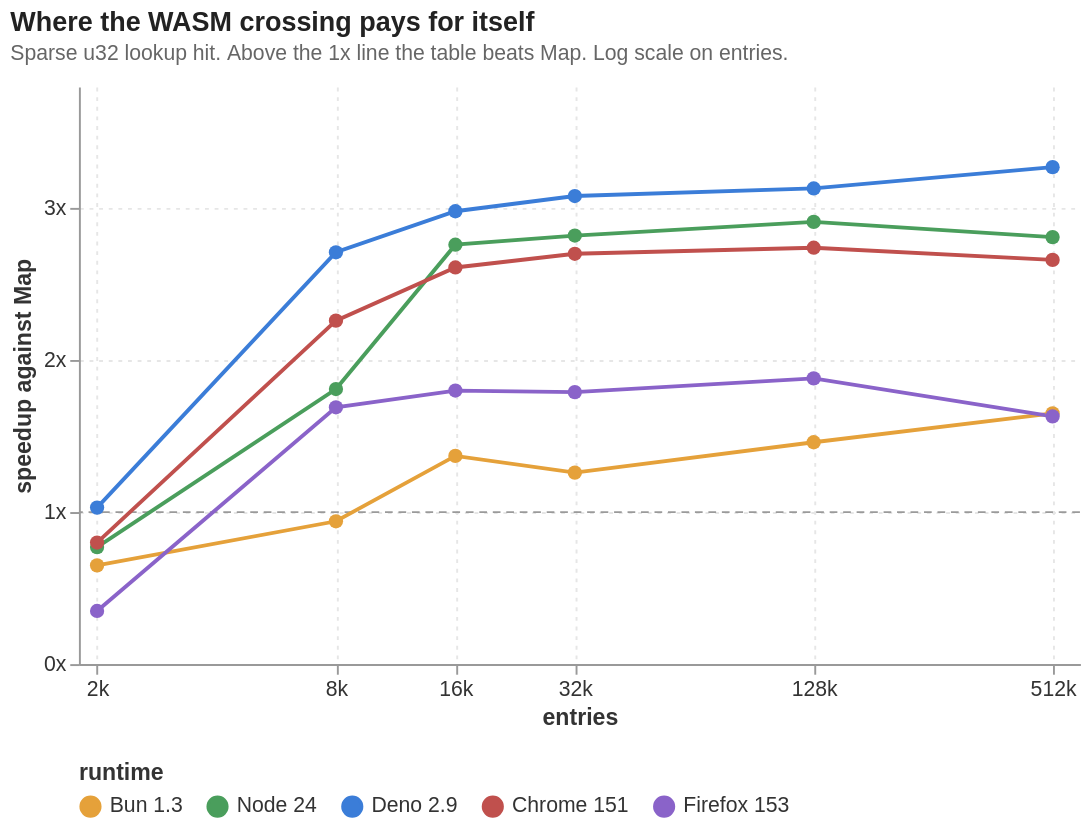

The specification (Vega-Lite) saved for this image:
### Vega-Lite specification from a JSON file in a GitHub repository (floating-point values rounded to 4 significant figures)
{"$schema": "https://vega.github.io/schema/vega-lite/v5.json", "title": {"text": "Where the WASM crossing pays for itself", "subtitle": "Sparse u32 lookup hit. Above the 1x line the table beats Map. Log scale on entries."}, "width": 520, "height": 300, "encoding": {"y": {"field": "speedup", "type": "quantitative", "scale": {"domain": [0, 3.8], "nice": false}, "axis": {"title": "speedup against Map", "values": [0, 1, 2, 3], "labelExpr": "datum.value + 'x'", "grid": true, "gridDash": [2, 3]}}}, "layer": [{"data": {"values": [{"speedup": 1}]}, "mark": {"type": "rule", "color": "#9a9a9a", "strokeDash": [4, 3]}}, {"data": {"values": [{"entries": 2000, "runtime": "Bun 1.3", "speedup": 0.65}, {"entries": 2000, "runtime": "Node 24", "speedup": 0.77}, {"entries": 2000, "runtime": "Deno 2.9", "speedup": 1.03}, {"entries": 2000, "runtime": "Chrome 151", "speedup": 0.8}, {"entries": 2000, "runtime": "Firefox 153", "speedup": 0.35}, {"entries": 8000, "runtime": "Bun 1.3", "speedup": 0.94}, {"entries": 8000, "runtime": "Node 24", "speedup": 1.81}, {"entries": 8000, "runtime": "Deno 2.9", "speedup": 2.71}, {"entries": 8000, "runtime": "Chrome 151", "speedup": 2.26}, {"entries": 8000, "runtime": "Firefox 153", "speedup": 1.69}, {"entries": 16000, "runtime": "Bun 1.3", "speedup": 1.37}, {"entries": 16000, "runtime": "Node 24", "speedup": 2.76}, {"entries": 16000, "runtime": "Deno 2.9", "speedup": 2.98}, {"entries": 16000, "runtime": "Chrome 151", "speedup": 2.61}, {"entries": 16000, "runtime": "Firefox 153", "speedup": 1.8}, {"entries": 32000, "runtime": "Bun 1.3", "speedup": 1.26}, {"entries": 32000, "runtime": "Node 24", "speedup": 2.82}, {"entries": 32000, "runtime": "Deno 2.9", "speedup": 3.08}, {"entries": 32000, "runtime": "Chrome 151", "speedup": 2.7}, {"entries": 32000, "runtime": "Firefox 153", "speedup": 1.79}, {"entries": 128000, "runtime": "Bun 1.3", "speedup": 1.46}, {"entries": 128000, "runtime": "Node 24", "speedup": 2.91}, {"entries": 128000, "runtime": "Deno 2.9", "speedup": 3.13}, {"entries": 128000, "runtime": "Chrome 151", "speedup": 2.74}, {"entries": 128000, "runtime": "Firefox 153", "speedup": 1.88}, {"entries": 512000, "runtime": "Bun 1.3", "speedup": 1.65}, {"entries": 512000, "runtime": "Node 24", "speedup": 2.81}, {"entries": 512000, "runtime": "Deno 2.9", "speedup": 3.27}, {"entries": 512000, "runtime": "Chrome 151", "speedup": 2.66}, {"entries": 512000, "runtime": "Firefox 153", "speedup": 1.63}]}, "mark": {"type": "line", "strokeWidth": 2, "point": {"filled": true, "size": 55}}, "encoding": {"x": {"field": "entries", "type": "quantitative", "scale": {"type": "log", "domain": [1800, 600000], "nice": false}, "axis": {"title": "entries", "values": [2000, 8000, 16000, 32000, 128000, 512000], "labelExpr": "datum.value >= 1000 ? datum.value / 1000 + 'k' : datum.value", "grid": true, "gridDash": [2, 3]}}, "color": {"field": "runtime", "type": "nominal", "sort": ["Bun 1.3", "Node 24", "Deno 2.9", "Chrome 151", "Firefox 153"], "title": "runtime", "legend": {"orient": "bottom", "direction": "horizontal", "columns": 5, "symbolType": "circle"}}, "tooltip": [{"field": "runtime"}, {"field": "entries", "format": ","}, {"field": "speedup", "format": ".2f"}]}}], "config": {"background": "#ffffff", "view": {"stroke": null}, "axis": {"labelFont": "Helvetica, Arial, sans-serif", "titleFont": "Helvetica, Arial, sans-serif", "labelFontSize": 11, "titleFontSize": 12, "labelColor": "#333", "titleColor": "#333", "domainColor": "#999", "tickColor": "#999", "gridColor": "#e6e6e6"}, "legend": {"labelFont": "Helvetica, Arial, sans-serif", "titleFont": "Helvetica, Arial, sans-serif", "labelFontSize": 11, "titleFontSize": 12, "labelColor": "#333", "titleColor": "#333"}, "title": {"font": "Helvetica, Arial, sans-serif", "fontSize": 14, "subtitleFont": "Helvetica, Arial, sans-serif", "subtitleFontSize": 11, "subtitleColor": "#666", "color": "#222", "anchor": "start", "offset": 12}, "range": {"category": ["#e5a13a", "#4a9e5c", "#3b7dd8", "#c0504d", "#8a63c9"]}}}
